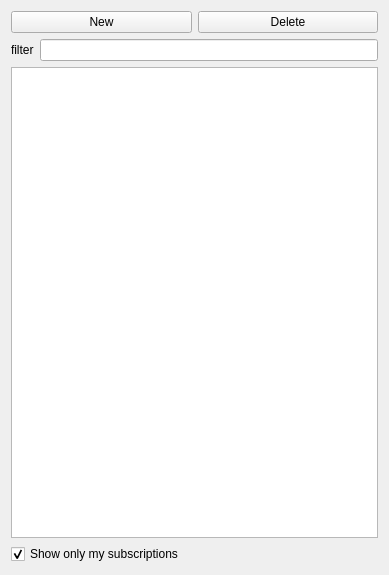
<?xml version="1.0" encoding="UTF-8"?>
<ui version="4.0">
 <class>Form</class>
 <widget class="QWidget" name="Form">
  <property name="geometry">
   <rect>
    <x>0</x>
    <y>0</y>
    <width>389</width>
    <height>575</height>
   </rect>
  </property>
  <property name="windowTitle">
   <string>Form</string>
  </property>
  <layout class="QVBoxLayout" name="verticalLayout">
   <item>
    <layout class="QHBoxLayout" name="horizontalLayout_2">
     <item>
      <widget class="QPushButton" name="pushButton_new">
       <property name="text">
        <string>New</string>
       </property>
      </widget>
     </item>
     <item>
      <widget class="QPushButton" name="pushButton_delete">
       <property name="text">
        <string>Delete</string>
       </property>
      </widget>
     </item>
    </layout>
   </item>
   <item>
    <layout class="QHBoxLayout" name="horizontalLayout">
     <item>
      <widget class="QLabel" name="label">
       <property name="text">
        <string>filter</string>
       </property>
      </widget>
     </item>
     <item>
      <widget class="QLineEdit" name="lineEdit_filter"/>
     </item>
    </layout>
   </item>
   <item>
    <widget class="QTableView" name="tableView_radarScenes">
     <property name="contextMenuPolicy">
      <enum>Qt::CustomContextMenu</enum>
     </property>
     <property name="editTriggers">
      <set>QAbstractItemView::EditKeyPressed</set>
     </property>
     <property name="selectionMode">
      <enum>QAbstractItemView::SingleSelection</enum>
     </property>
     <property name="selectionBehavior">
      <enum>QAbstractItemView::SelectRows</enum>
     </property>
     <property name="showGrid">
      <bool>false</bool>
     </property>
     <property name="sortingEnabled">
      <bool>true</bool>
     </property>
     <attribute name="horizontalHeaderStretchLastSection">
      <bool>true</bool>
     </attribute>
     <attribute name="verticalHeaderVisible">
      <bool>false</bool>
     </attribute>
    </widget>
   </item>
   <item>
    <widget class="QCheckBox" name="checkBox">
     <property name="text">
      <string>Show only my subscriptions</string>
     </property>
     <property name="checked">
      <bool>true</bool>
     </property>
    </widget>
   </item>
  </layout>
 </widget>
 <resources/>
 <connections/>
</ui>
